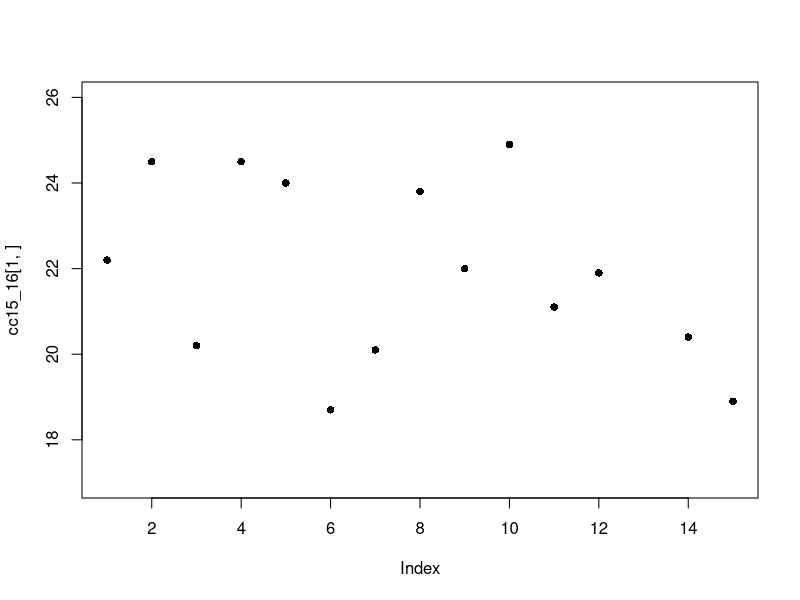

Source code (R): (Note: this script raises an error after producing the figure.)
#vertical jump data 
vert_jump <- read.csv('vert_Jump_Data.csv')
#t-test on vertical jump data from Sept..2015 to Dec..2016 
t.test(vert_jump[['Sept..2015']], vert_jump[['Jan..2016']], paired = T)
#p-value of 0.9026 which does not indicate a high degree of statisitcal significance 
#construct a dataframe from the CSV file 
vert_jump15_to_16 <- data.frame(m1 = vert_jump[['Sept..2015']],
                           m3 = vert_jump[['Jan..2016']])
#transpose the dataframe 
t_vert_jump_15_16 <- t(vert_jump15_to_16)
#naming columns
colnames(t_vert_jump_15_16) <- 1:19

#dataset contains many missing values will use the complete cases function to restrict to individuals with the entirety of the training data over the course of the time period

cc15_16 <- t_vert_jump_15_16[,t(complete.cases(t(t_vert_jump_15_16)))]

#plotting time 
plot(cc15_16[1,], col='black', pch=16, ylim=c(17,26))
points(cc15_16[2,], col = 'green', pch=17, title(main='Vertical Jump September 2015 - December 2016'), legend(x,y, legend = c['Black is September 2015', 'Green is December 2016']))

